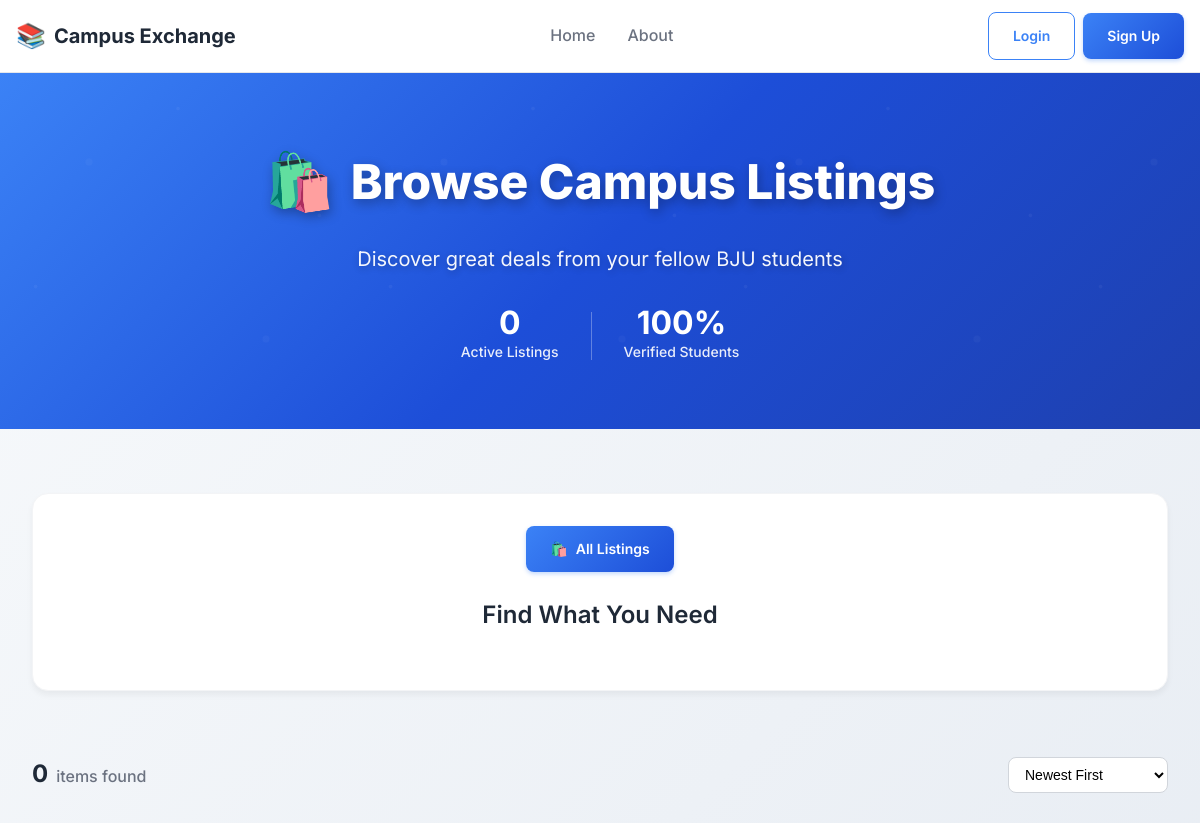
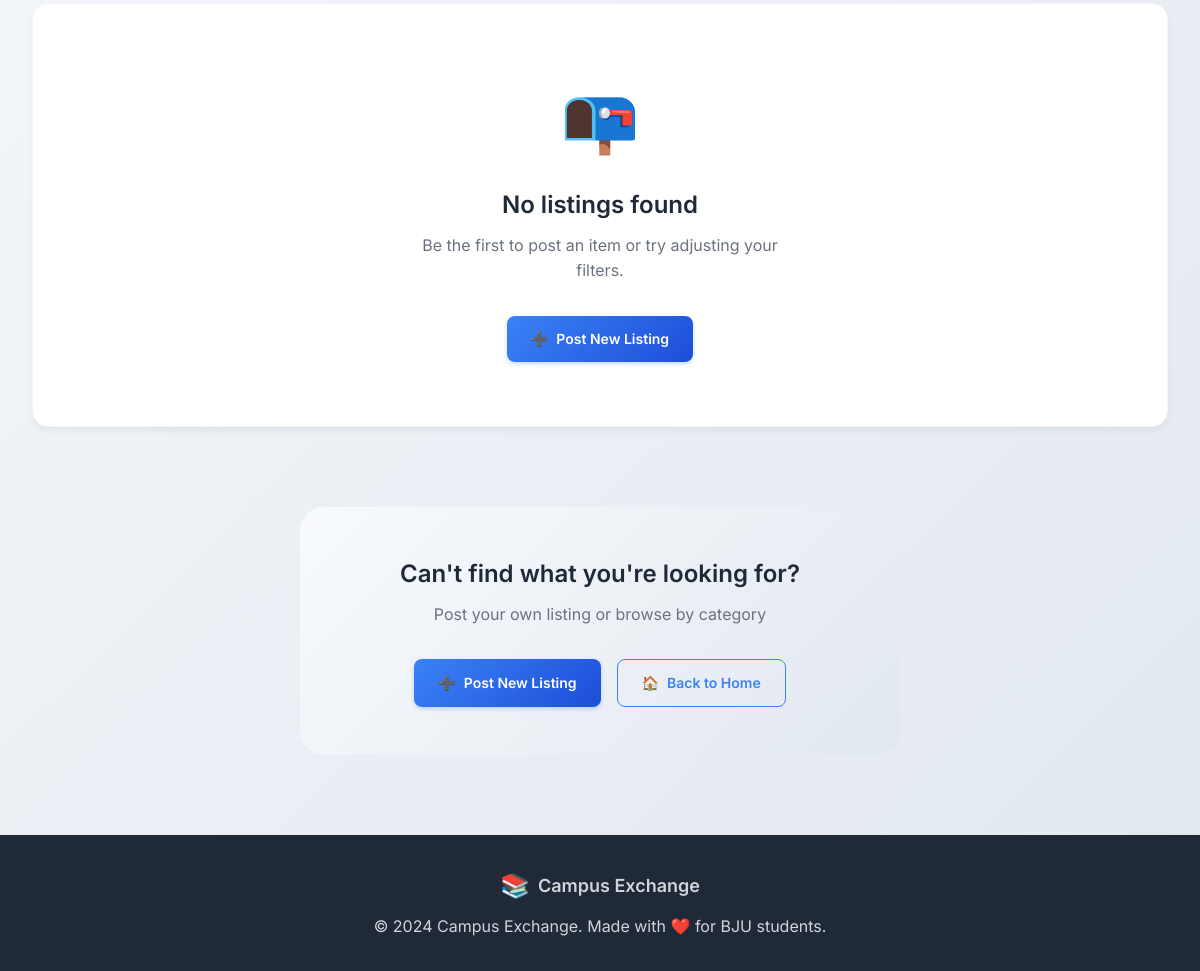
Page /listing/products/ on the earlier database version (2 pictures, top to bottom).
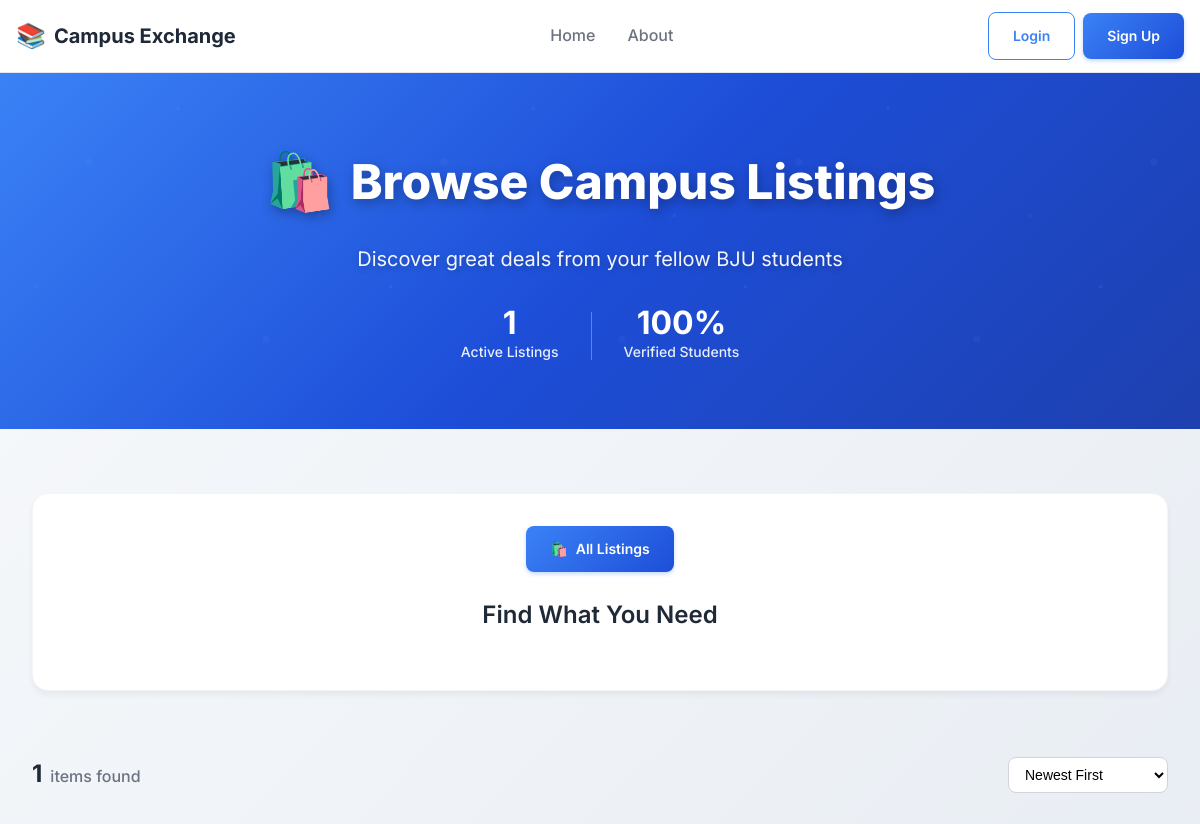
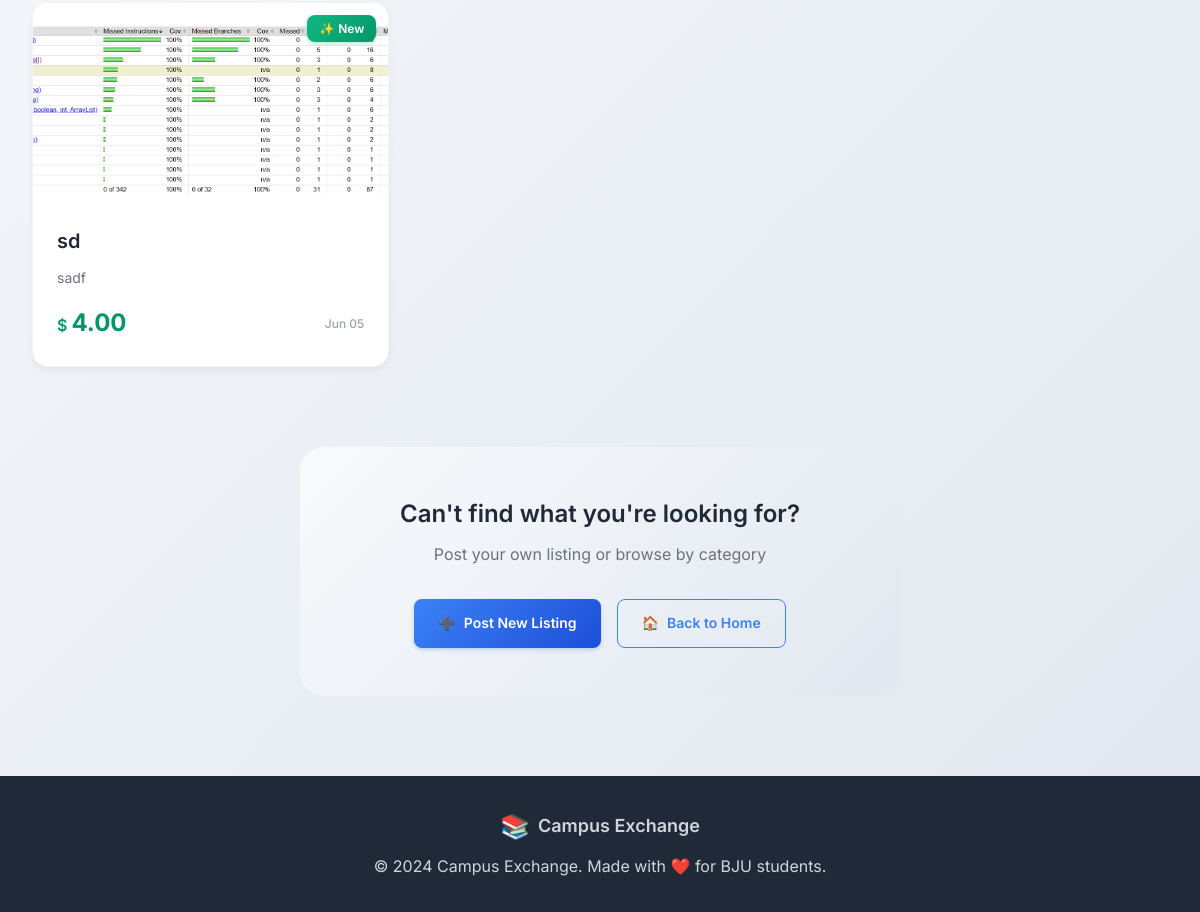
Same page on the later database version (2 pictures, top to bottom).
### listings/models.py (models this page shows, shortened)
class Product(models.Model):
    name = models.CharField(max_length=200)
    description = models.TextField()
    price = models.DecimalField(max_digits=10, decimal_places=2)
    stock = models.PositiveIntegerField()
    created_at = models.DateTimeField(default=timezone.now)
    updated_at = models.DateTimeField(auto_now=True)
    seller = models.ForeignKey(settings.AUTH_USER_MODEL, on_delete=models.CASCADE, related_name='products', null=True, blank=True)

class ProductImage(models.Model):
    product = models.ForeignKey(Product, related_name='images', on_delete=models.CASCADE)
    image = models.ImageField(upload_to='product_images/')
    order = models.PositiveIntegerField(default=0)  # Add ordering field
    class Meta:
        ordering = ['order', 'id']  # Order by order field, then by id (which preserves creation order)

### listings/views.py (the view, shortened to what this page needs)
# urls.py: path('products/', views.product_list, name='product_list'),
def product_list(request):
    query = request.GET.get('q', '')
    my_listings = request.GET.get('my_listings', '')  # Check for my_listings parameter
    products = Product.objects.all()
    if my_listings and request.user.is_authenticated:
        products = products.filter(seller=request.user)
    products = products.prefetch_related('images')
    context = {
        'products': products,
        'showing_my_listings': bool(my_listings and request.user.is_authenticated),
        'current_user': request.user if request.user.is_authenticated else None
    }
    return render(request, 'list.html', context)

### listings/templates/list.html (shortened to what this page needs)
{% extends 'layout.html' %}
{% load static %}
{% block css %}
{% load static %}
<link rel="stylesheet" href="{% static 'css/list.css' %}">
{% endblock %}
{% block header %}
<div class="listings-hero">
    <div class="listings-hero-content">
        <h1 class="listings-hero-title">
            <span class="listings-hero-icon">
                {% if showing_my_listings %}
                    👤
                {% else %}
                    🛍️
                {% endif %}
            </span>
            {% if showing_my_listings %}
                My Campus Listings
            {% else %}
                Browse Campus Listings
            {% endif %}
        </h1>
        <p class="listings-hero-subtitle">
            {% if showing_my_listings %}
                Manage and view your posted items
            {% else %}
                Discover great deals from your fellow BJU students
            {% endif %}
        </p>
        <div class="listings-hero-stats">
            <div class="stat-item">
                <span class="stat-number">{{ products|length }}</span>
                <span class="stat-label">
                    {% if showing_my_listings %}
                        Your Listings
                    {% else %}
                        Active Listings
                    {% endif %}
                </span>
            </div>
            {% if not showing_my_listings %}
            <div class="stat-item">
                <span class="stat-number">100%</span>
                <span class="stat-label">Verified Students</span>
            </div>
            {% endif %}
        </div>
    </div>
</div>
{% endblock %}
{% block content %}
<div class="listings-container">
    <section class="filters-section">
        <div class="filters-header">
            <div style="display: flex; gap: 1rem; margin-bottom: 1.5rem; justify-content: center; flex-wrap: wrap;">
                <a href="{% url 'product_list' %}" class="btn {% if not showing_my_listings %}btn-primary{% else %}btn-outline{% endif %}">
                    <span>🛍️</span> All Listings
                </a>
            </div>
            <h2 class="filters-title">
                {% if showing_my_listings %}
                    Manage Your Items
                {% else %}
                    Find What You Need
                {% endif %}
            </h2>
        </div>
    </section>
    <section class="products-section">
        <div class="products-header">
            <div class="products-count">
                <span class="count-number">{{ products|length }}</span>
                <span class="count-text">
                    {% if showing_my_listings %}
                        of your items
                    {% else %}
                        items found
                    {% endif %}
                </span>
            </div>
            <div class="sort-options">
                <select class="sort-select">
                    <option value="newest">Newest First</option>
                </select>
            </div>
        </div>
        {% if products %}
        <div class="products-grid">
            {% for product in products %}
            <a href="{% url 'product_details' product.id %}" class="product-card">
                <div class="product-image-container">
                    {% if product.images.all %}
                        <img src="{{ product.images.all.0.image.url }}" alt="{{ product.name }}" class="product-image">
                    {% else %}
                        <div class="product-image-placeholder">
                            <span class="placeholder-icon">📷</span>
                            <span class="placeholder-text">No Image</span>
                        </div>
                    {% endif %}
                    <div class="product-badge">
                        <span class="badge-icon">
                            {% if showing_my_listings %}
                                👤
                            {% else %}
                                ✨
                            {% endif %}
                        </span>
                        {% if showing_my_listings %}
                            Yours
                        {% else %}
                            New
                        {% endif %}
                    </div>
                </div>
                <div class="product-info">
                    <h3 class="product-title">{{ product.name }}</h3>
                    <p class="product-description">
                        {% if product.description|length > 60 %}
                            {{ product.description|slice:":60" }}...
                        {% else %}
                            {{ product.description }}
                        {% endif %}
                    </p>
                    <div class="product-footer">
                        <div class="product-price">
                            <span class="price-currency">$</span>
                            <span class="price-amount">{{ product.price }}</span>
                        </div>
                        <div class="product-meta">
                            <span class="product-date">{{ product.updated_at|date:"M d" }}</span>
                        </div>
                    </div>
                </div>
            </a>
            {% endfor %}
        </div>
        {% else %}
        <div class="empty-state">
            <div class="empty-icon">📭</div>
            <h3 class="empty-title">
                {% if showing_my_listings %}
                    No listings yet
                {% else %}
                    No listings found
                {% endif %}
            </h3>
            <p class="empty-description">
                {% if showing_my_listings %}
                    You haven't posted any items yet. Create your first listing to get started!
                {% else %}
                    Be the first to post an item or try adjusting your filters.
                {% endif %}
            </p>
            <a href="/listing/add" class="btn btn-primary">
                <span>➕</span>
                {% if showing_my_listings %}
                    Post Your First Item
                {% else %}
                    Post New Listing
                {% endif %}
            </a>
        </div>
        {% endif %}
    </section>
    <section class="quick-actions-section">
        <div class="quick-actions-content">
            <h3 class="quick-actions-title">
                {% if showing_my_listings %}
                    Manage Your Listings
                {% else %}
                    Can't find what you're looking for?
                {% endif %}
            </h3>
            <p class="quick-actions-subtitle">
                {% if showing_my_listings %}
                    Add new items or browse other student listings
                {% else %}
                    Post your own listing or browse by category
                {% endif %}
            </p>
            <div class="quick-actions-buttons">
                <a href="/listing/add" class="btn btn-primary">
                    <span>➕</span> Post New Listing
                </a>
                {% if showing_my_listings %}
                <a href="{% url 'product_list' %}" class="btn btn-outline">
                    <span>🛍️</span> Browse All Listings
                </a>
                {% else %}
                <a href="/" class="btn btn-outline">
                    <span>🏠</span> Back to Home
                </a>
                {% endif %}
            </div>
        </div>
    </section>
</div>
{% endblock %}

### templates/layout.html (shortened to what this page needs)
<!DOCTYPE html>
{% load static %}
<html lang="en">
<head>
    <link rel="stylesheet" href="{% static 'css/base.css' %}">
    {% block css %}{% endblock %}
</head>
<body>
    <nav class="navbar">
        <div class="nav-container">
            <div class="nav-brand">
                <a href="/" class="brand-link">
                    <span class="brand-icon">📚</span>
                    <span class="brand-text">Campus Exchange</span>
                </a>
            </div>
            <div class="nav-links">
                <a href="/" class="nav-link">Home</a>
                {% if user.is_authenticated %}
                <a href="/listing/products" class="nav-link">Browse</a>
                <a href="/listing/add" class="nav-link">Sell</a>
                <a href="/messaging" class="nav-link">Messages</a>
                {% else  %}
                <a href="/about/" class="nav-link">About</a>
                {% endif %}
            </div>
            <div class="nav-actions">
                {% if user.is_authenticated %}
                <div class="profile-dropdown">
                    <button id="profileButton" class="profile-button">
                        <span class="profile-avatar">{{ user.full_name|first|upper }}</span>
                        <span class="profile-name">{{ user.full_name|truncatechars:15 }}</span>
                        <svg class="profile-arrow" width="12" height="8" viewBox="0 0 12 8" fill="none">
                            <path d="M1 1L6 6L11 1" stroke="currentColor" stroke-width="2" stroke-linecap="round"/>
                        </svg>
                    </button>
                    <div id="profileBox" class="profile-dropdown-menu">
                        <div class="profile-info">
                            <div class="profile-avatar-large">{{ user.full_name|first|upper }}</div>
                            <div>
                                <div class="profile-name-large">{{ user.full_name }}</div>
                                <div class="profile-email">{{ user.email }}</div>
                            </div>
                        </div>
                        <hr class="dropdown-divider">
                        <a href="#" class="dropdown-item">
                            <span>👤</span> My Profile
                        </a>
                        <a href="/listing/my-listings" class="dropdown-item">
                            <span>📋</span> My Listings
                        </a>
                        <a href="/messaging" class="dropdown-item">
                            <span>💬</span> Messages
                        </a>
                        <hr class="dropdown-divider">
                        <a href="/users/log_out" class="dropdown-item logout">
                            <span>🚪</span> Logout
                        </a>
                    </div>
                </div>
                {% else %}
                <div class="auth-buttons">
                    <a href="/users/log_in" class="btn btn-outline">Login</a>
                    <a href="/users/register" class="btn btn-primary">Sign Up</a>
                </div>
                {% endif %}
            </div>
        </div>
    </nav>
    <header class="header-section">
        {% block header %}
        {% endblock %}
    </header>
    <main class="main-content">
        {% block content %}
        {% endblock %}
    </main>
    <footer class="footer">
        <div class="footer-content">
            <div class="footer-brand">
                <span class="brand-icon">📚</span>
                <span>Campus Exchange</span>
            </div>
            <p>&copy; 2024 Campus Exchange. Made with ❤️ for BJU students.</p>
        </div>
    </footer>
</body>
</html>

### static/css/base.css (style rules this page uses)
*, *::before, *::after { box-sizing: border-box; }
* { margin: 0; padding: 0; }
html { scroll-behavior: smooth; }
body { font-family: 'Inter', -apple-system, BlinkMacSystemFont, 'Segoe UI', Roboto, sans-serif; font-weight: 400; line-height: 1.6; color: #1f2937; background: linear-gradient(135deg, #f8fafc 0%, #e2e8f0 100%); min-height: 100vh; display: flex; flex-direction: column; }
.navbar { background: rgba(255, 255, 255, 0.95); backdrop-filter: blur(10px); border-bottom: 1px solid #e5e7eb; position: sticky; top: 0; z-index: 1000; transition: all 0.3s ease; }
.nav-container { max-width: 1200px; margin: 0 auto; padding: 0.75rem 1rem; display: flex; align-items: center; justify-content: space-between; }
.nav-brand { display: flex; align-items: center; }
.brand-link { display: flex; align-items: center; gap: 0.5rem; text-decoration: none; color: #1f2937; font-weight: 700; font-size: 1.25rem; transition: color 0.3s ease; }
.brand-icon { font-size: 1.5rem; }
.nav-links { display: flex; gap: 2rem; align-items: center; }
.nav-link { text-decoration: none; color: #6b7280; font-weight: 500; padding: 0.5rem 0; position: relative; transition: color 0.3s ease; }
.nav-link::after { content: ''; position: absolute; bottom: -2px; left: 0; width: 0; height: 2px; background: #3b82f6; transition: width 0.3s ease; }
.auth-buttons { display: flex; gap: 0.5rem; align-items: center; }
.btn { display: inline-flex; align-items: center; justify-content: center; padding: 0.625rem 1.25rem; font-size: 0.875rem; font-weight: 600; text-decoration: none; border-radius: 0.5rem; border: none; cursor: pointer; transition: all 0.3s ease; font-family: inherit; gap: 0.5rem; }
.btn-primary { background: linear-gradient(135deg, #3b82f6, #1d4ed8); color: white; box-shadow: 0 2px 4px rgba(59, 130, 246, 0.3); }
.btn-outline { background: transparent; color: #3b82f6; border: 1px solid #3b82f6; }
.header-section { position: relative; }
.main-content { flex: 1; max-width: 1200px; margin: 0 auto; padding: 2rem 1rem; width: 100%; }
.footer { background: #1f2937; color: #d1d5db; padding: 2rem 1rem; margin-top: auto; }
.footer-content { max-width: 1200px; margin: 0 auto; text-align: center; }
.footer-brand { display: flex; align-items: center; justify-content: center; gap: 0.5rem; font-weight: 600; font-size: 1.125rem; margin-bottom: 0.5rem; }

Differences in the rows shown:
added Product: images.all.0.image (picture), name "sd", description "sadf", price "4.00", updated_at "Jun 05"
Other differences:
{{ products|length }}: "0" → "1"
text no longer shown: "📭 No listings found Be the first to post an item or try adjusting your filters. ➕ Post New Listing"
